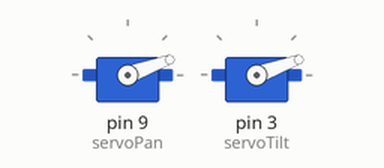
Simulated run of this sketch. Board: Arduino Uno, built with avr-gcc and run on an emulated ATmega328P. On the bench: 2 × servo.

Above: at 0.05 s.
At 6.96 s:
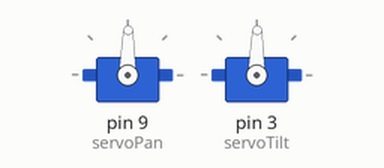
At 19.97 s:
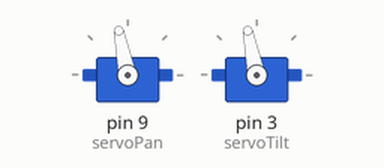
At 39.9 s:
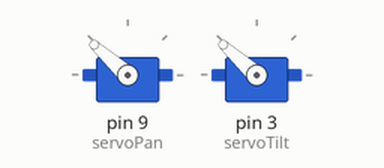
Timing chart, 0 to 40.0 s (numbered marks = the images above):
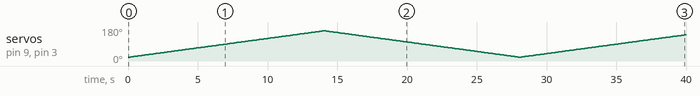

The sketch:

Servo_test_sketch.ino
```cpp
#include <Servo.h>

Servo servoPan, servoTilt, servoFire;

int servoMin = 20;
int servoMax = 160;

void setup() {
  servoPan.attach(9);
  servoTilt.attach(3);

//  servoFire.attach(11);
//  servoFire.write(90);
}

void loop() {
//  servoFire.write(30);
//  delay(1000);
//  servoFire.write(150);
//  delay(1000);

  for(int i = servoMin; i < servoMax; ++i) {
    servoPan.write(i);
    servoTilt.write(i);
    delay(100);
  }
  for(int i = servoMax; i > servoMin; --i) {
    servoPan.write(i);
    servoTilt.write(i);
    delay(100);
  }
}
```

Measured:
- by itself, servo on pin 9 (servoPan), servo on pin 3 (servoTilt): 20° → 21° at 0.10 s, → 22° 0.10 s later, → 23° 0.10 s later, → 24° 0.10 s later, … (399 changes in this stretch)
